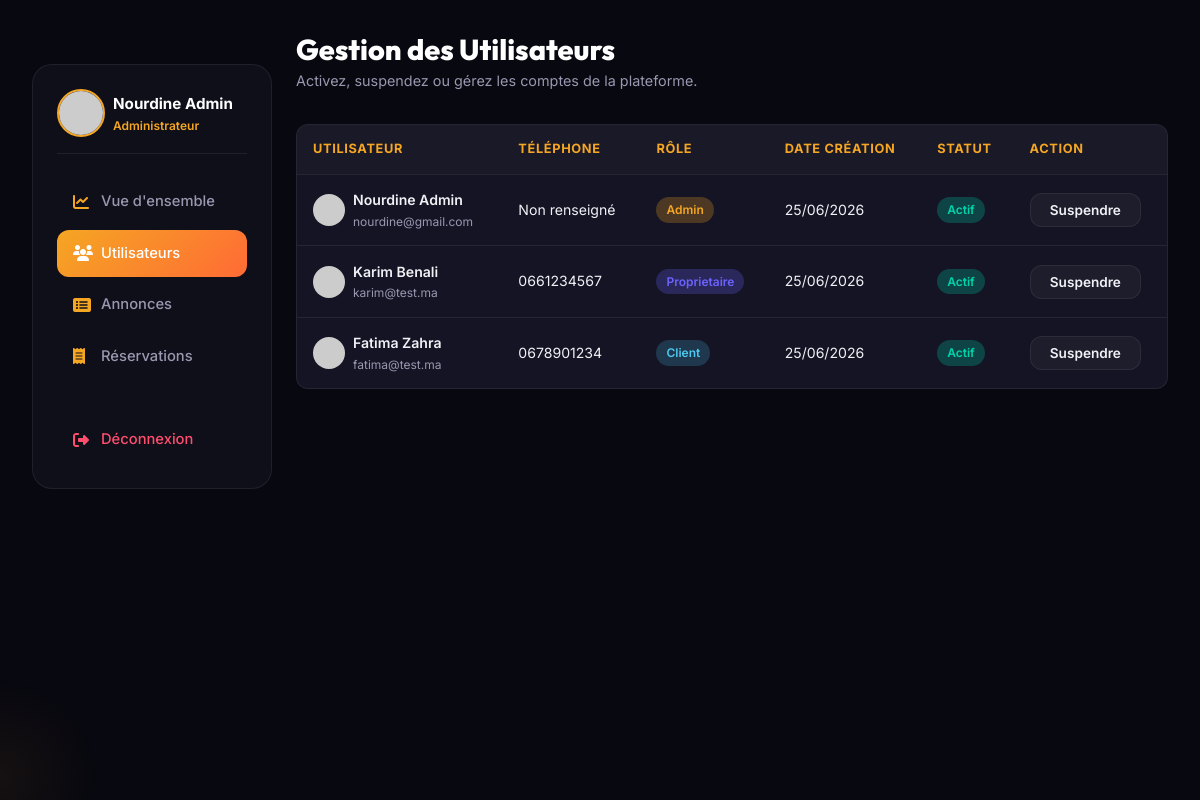
Screenshot of /page/dash/admin.php?tab=users (signed in) with the database file from the repository.
### tables this page shows
CREATE TABLE IF NOT EXISTS utilisateurs (
  id              INT AUTO_INCREMENT PRIMARY KEY,
  prenom          VARCHAR(100) NOT NULL,
  nom             VARCHAR(100) NOT NULL,
  email           VARCHAR(191) NOT NULL UNIQUE,
  telephone       VARCHAR(20),
  mot_de_passe    VARCHAR(255) NOT NULL,
  type_compte     ENUM('client','proprietaire','admin') NOT NULL DEFAULT 'client',
  avatar          VARCHAR(255) DEFAULT NULL,
  bio             TEXT DEFAULT NULL,
  ville           VARCHAR(100) DEFAULT NULL,
  statut          ENUM('actif','suspendu','en_attente') DEFAULT 'actif',
  email_verifie   TINYINT(1) DEFAULT 0,
  token_reset     VARCHAR(255) DEFAULT NULL,
  date_creation   DATETIME DEFAULT CURRENT_TIMESTAMP,
  derniere_connexion DATETIME DEFAULT NULL,
  INDEX idx_email (email),
  INDEX idx_type  (type_compte)
);

### page/dash/admin.php (the view, shortened to what this page needs)
<?php
include '../../includes/config.php';
$tab = $_GET['tab'] ?? 'overview';
$users_list = [];
if ($tab === 'users') {
    $q = mysqli_query($conn, "SELECT id, prenom, nom, email, telephone, type_compte, statut, date_creation FROM utilisateurs ORDER BY date_creation DESC");
    while ($r = mysqli_fetch_assoc($q)) { $users_list[] = $r; }
}
?>
<!DOCTYPE html>
<html lang="fr">
<head>
  <link rel="stylesheet" href="https://cdnjs.cloudflare.com/ajax/libs/font-awesome/6.5.0/css/all.min.css">
  <link rel="stylesheet" href="../../css/global.css">
  <link rel="stylesheet" href="../../css/dashboard.css">
</head>
<body>
<main style="padding-top: 2rem; padding-bottom: 4rem;">
  <div class="container">
    <div class="dash-layout">
      <aside class="dash-sidebar">
        <div class="dash-user-profile">
          <img class="dash-user-avatar" src="https://ui-avatars.com/api/?name=<?php echo urlencode($_SESSION['prenom'] . ' ' . $_SESSION['nom']); ?>&background=141424&color=f5a623" alt="Avatar Admin">
          <div class="dash-user-info">
            <span class="dash-user-name"><?php echo htmlspecialchars($_SESSION['prenom'] . ' ' . $_SESSION['nom']); ?></span>
            <div class="dash-user-role">Administrateur</div>
          </div>
        </div>
        <nav class="dash-menu">
          <a href="admin.php?tab=overview" class="dash-menu-link <?php echo $tab === 'overview' ? 'active' : ''; ?>">
            <i class="fa-solid fa-chart-line"></i> Vue d'ensemble
          </a>
          <a href="admin.php?tab=users" class="dash-menu-link <?php echo $tab === 'users' ? 'active' : ''; ?>">
            <i class="fa-solid fa-users"></i> Utilisateurs
          </a>
          <a href="admin.php?tab=annonces" class="dash-menu-link <?php echo $tab === 'annonces' ? 'active' : ''; ?>">
            <i class="fa-solid fa-rectangle-list"></i> Annonces
          </a>
          <a href="admin.php?tab=reservations" class="dash-menu-link <?php echo $tab === 'reservations' ? 'active' : ''; ?>">
            <i class="fa-solid fa-receipt"></i> Réservations
          </a>
          <a href="../../php/logout.php" class="dash-menu-link" style="color:var(--danger); margin-top:2rem;">
            <i class="fa-solid fa-right-from-bracket" style="color:var(--danger);"></i> Déconnexion
          </a>
        </nav>
      </aside>
      <div class="dash-content">
        <?php if ($tab === 'overview'): ?>
          <div>
            <h1 class="dash-page-title">Vue d'ensemble</h1>
            <p class="dash-page-desc">Consultez les performances et indicateurs clés de la plateforme en temps réel.</p>
          </div>
          <div class="dash-stats-grid">
            <div class="stat-widget">
              <div class="stat-widget-info">
                <h3 id="stat-users">0</h3>
                <p>Utilisateurs</p>
              </div>
              <div class="stat-widget-icon"><i class="fa-solid fa-users"></i></div>
            </div>
            <div class="stat-widget">
              <div class="stat-widget-info">
                <h3 id="stat-biens">0</h3>
                <p>Hébergements</p>
              </div>
              <div class="stat-widget-icon"><i class="fa-solid fa-building"></i></div>
            </div>
            <div class="stat-widget">
              <div class="stat-widget-info">
                <h3 id="stat-voitures">0</h3>
                <p>Véhicules</p>
              </div>
              <div class="stat-widget-icon"><i class="fa-solid fa-car"></i></div>
            </div>
            <div class="stat-widget">
              <div class="stat-widget-info">
                <h3 id="stat-reservations">0</h3>
                <p>Réservations</p>
              </div>
              <div class="stat-widget-icon"><i class="fa-solid fa-receipt"></i></div>
            </div>
          </div>
          <div class="dash-charts-grid">
            <div class="chart-card">
              <h4 class="chart-card-title">Courbe des revenus (DH)</h4>
              <div style="height: 250px; max-height: 40vw; min-height: 180px; position: relative;">
                <canvas id="earnings-chart"></canvas>
              </div>
            </div>
            <div class="chart-card">
              <h4 class="chart-card-title">Type de réservations</h4>
              <div style="height: 250px; max-height: 40vw; min-height: 180px; position: relative; display: flex; justify-content: center; align-items: center;">
                <canvas id="types-chart"></canvas>
              </div>
            </div>
          </div>
        <?php elseif ($tab === 'users'): ?>
          <div>
            <h1 class="dash-page-title">Gestion des Utilisateurs</h1>
            <p class="dash-page-desc">Activez, suspendez ou gérez les comptes de la plateforme.</p>
          </div>
          <div class="table-wrapper">
            <table class="dash-table">
              <thead>
                <tr>
                  <th>Utilisateur</th>
                  <th>Téléphone</th>
                  <th>Rôle</th>
                  <th>Date création</th>
                  <th>Statut</th>
                  <th>Action</th>
                </tr>
              </thead>
              <tbody>
                <?php foreach ($users_list as $u): ?>
                  <tr>
                    <td>
                      <div class="table-user-cell">
                        <img class="table-user-img" src="https://ui-avatars.com/api/?name=<?php echo urlencode($u['prenom'] . ' ' . $u['nom']); ?>&background=141424&color=f5a623" alt="User">
                        <div>
                          <div class="table-user-name"><?php echo htmlspecialchars($u['prenom'] . ' ' . $u['nom']); ?></div>
                          <div class="table-user-email"><?php echo htmlspecialchars($u['email']); ?></div>
                        </div>
                      </div>
                    </td>
                    <td><?php echo htmlspecialchars($u['telephone'] ?: 'Non renseigné'); ?></td>
                    <td>
                      <span class="badge <?php echo $u['type_compte'] === 'admin' ? 'badge-primary' : ($u['type_compte'] === 'proprietaire' ? 'badge-accent' : 'badge-info'); ?>" style="text-transform: capitalize;">
                        <?php echo $u['type_compte']; ?>
                      </span>
                    </td>
                    <td><?php echo date('d/m/Y', strtotime($u['date_creation'])); ?></td>
                    <td>
                      <span class="badge <?php echo $u['statut'] === 'actif' ? 'badge-success' : 'badge-danger'; ?>" id="status-badge-user-<?php echo $u['id']; ?>" style="text-transform: capitalize;">
                        <?php echo $u['statut']; ?>
                      </span>
                    </td>
                    <td>
                      <?php if ($u['id'] !== $_SESSION['user_id']): ?>
                        <button onclick="toggleUserStatus(<?php echo $u['id']; ?>, '<?php echo $u['statut']; ?>')" class="btn btn-secondary btn-sm" id="status-btn-user-<?php echo $u['id']; ?>">
                          <?php echo $u['statut'] === 'actif' ? 'Suspendre' : 'Activer'; ?>
                        </button>
                      <?php else: ?>
                        <span style="font-size:0.8rem;color:var(--text-muted);">Vous</span>
                      <?php endif; ?>
                    </td>
                  </tr>
                <?php endforeach; ?>
              </tbody>
            </table>
          </div>
        <?php endif; ?>
      </div>
    </div>
  </div>
</main>
</body>
</html>

### css/global.css (style rules this page uses)
:root { --bg-primary: #080810; --bg-secondary: #0f0f1a; --bg-card: #141424; --bg-card-hover: #1a1a2e; --primary: #f5a623; --primary-light: #ffc04d; --primary-dark: #d4881a; --primary-glow: rgba(245, 166, 35, 0.25); --accent: #6c63ff; --accent-light: #8b85ff; --accent-glow: rgba(108, 99, 255, 0.25); --success: #00d4aa; --success-glow: rgba(0, 212, 170, 0.25); --danger: #ff4d6d; --danger-glow: rgba(255, 77, 109, 0.25); --warning: #ffbe0b; --info: #4cc9f0; --text-primary: #f0f0f5; --text-secondary: #9898b0; --text-muted: #5a5a72; --text-disabled: #3a3a50; --border: rgba(255, 255, 255, 0.07); --border-hover: rgba(245, 166, 35, 0.3); --glass: rgba(255, 255, 255, 0.04); --glass-hover: rgba(255, 255, 255, 0.08); --white: #ffffff; --gradient-primary: linear-gradient(135deg, #f5a623, #ff6b35); --gradient-accent: linear-gradient(135deg, #6c63ff, #4cc9f0); --gradient-hero: linear-gradient(135deg, rgba(8,8,16,0.92) 0%, rgba(15,15,26,0.85) 100%); --gradient-card: linear-gradient(145deg, rgba(20,20,36,0.9), rgba(10,10,20,0.95)); --gradient-gold: linear-gradient(135deg, #f5a623, #ffc04d, #f5a623); --shadow-sm: 0 2px 8px rgba(0,0,0,0.4); --shadow-md: 0 8px 24px rgba(0,0,0,0.5); --shadow-lg: 0 16px 48px rgba(0,0,0,0.6); --shadow-glow: 0 0 30px rgba(245, 166, 35, 0.3); --shadow-accent: 0 0 30px rgba(108, 99, 255, 0.3); --font-heading: 'Outfit', sans-serif; --font-body: 'Inter', sans-serif; --space-xs: 0.25rem; --space-sm: 0.5rem; --space-md: 1rem; --space-lg: 1.5rem; --space-xl: 2rem; --space-2xl: 3rem; --space-3xl: 4rem; --radius-sm: 6px; --radius-md: 12px; --radius-lg: 20px; --radius-xl: 30px; --radius-full: 9999px; --transition-fast: 0.15s ease; --transition-base: 0.3s ease; --transition-slow: 0.5s ease; --transition-spring: 0.4s cubic-bezier(0.34, 1.56, 0.64, 1); --z-dropdown: 100; --z-sticky: 200; --z-modal: 500; --z-toast: 600; --z-nav: 300; }
*, *::before, *::after { box-sizing: border-box; margin: 0; padding: 0; }
html { scroll-behavior: smooth; font-size: 16px; }
body { font-family: var(--font-body); background-color: var(--bg-primary); color: var(--text-primary); line-height: 1.6; min-height: 100vh; overflow-x: hidden; -webkit-font-smoothing: antialiased; }
img, video { max-width: 100%; height: auto; display: block; }
a { text-decoration: none; color: inherit; transition: color var(--transition-base); }
button { cursor: pointer; border: none; background: none; font-family: var(--font-body); }
h1, h2, h3, h4, h5, h6 { font-family: var(--font-heading); line-height: 1.2; }
.container { max-width: 1200px; margin: 0 auto; padding: 0 var(--space-xl); }
.btn { display: inline-flex; align-items: center; justify-content: center; gap: var(--space-sm); padding: 0.75rem 1.75rem; border-radius: var(--radius-md); font-weight: 600; font-size: 0.95rem; transition: all var(--transition-spring); position: relative; overflow: hidden; white-space: nowrap; }
.btn::before { content: ''; position: absolute; top: 0; left: -100%; width: 100%; height: 100%; background: linear-gradient(90deg, transparent, rgba(255,255,255,0.1), transparent); transition: left 0.5s ease; }
.btn-secondary { background: var(--glass); color: var(--text-primary); border: 1px solid var(--border); }
.btn-sm { padding: 0.5rem 1.2rem; font-size: 0.85rem; }
.badge { display: inline-flex; align-items: center; gap: 4px; padding: 3px 10px; border-radius: var(--radius-full); font-size: 0.75rem; font-weight: 600; }
.badge-primary { background: var(--primary-glow); color: var(--primary); }
.badge-success { background: var(--success-glow); color: var(--success); }
.badge-info { background: rgba(76, 201, 240, 0.2); color: var(--info); }
.badge-accent { background: var(--accent-glow); color: var(--accent); }

### rows the page displays
utilisateurs: prenom+nom "Nourdine Admin", email "nourdine@gmail.com", telephone "Non renseigné", type_compte "Admin", date_creation "25/06/2026", statut "Actif", shows "Suspendre"
utilisateurs: prenom+nom "Karim Benali", email "karim@test.ma", telephone "0661234567", type_compte "Proprietaire", date_creation "25/06/2026", statut "Actif", shows "Suspendre"
utilisateurs: prenom+nom "Fatima Zahra", email "fatima@test.ma", telephone "0678901234", type_compte "Client", date_creation "25/06/2026", statut "Actif", shows "Suspendre"

### other values shown
$_SESSION['prenom'] . ' ' . $_SESSION['nom'] "Nourdine Admin"
